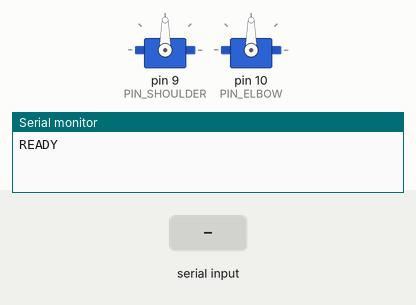
Recording of a sketch running on a simulated Arduino Uno, built with avr-gcc and run on an emulated ATmega328P. Parts: 2 × servo, the last lines printed to the serial monitor. The inputs (shaded band) are chosen by the test bench.

Above: at 1.2 s.
1.3 s: "S90,E45\n" received over Serial
At 2.0 s:
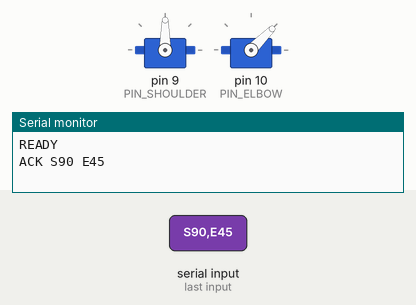
Timing chart, 0 to 4.3 s (numbered marks = the images above; inputs shaded):
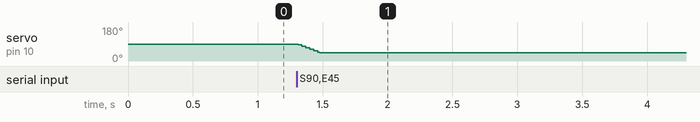

Measured:
- after the input at 1.3 s, servo on pin 10 (PIN_ELBOW): 90° → 45° at once

The sketch:

fw_v1_two_servo.ino
```cpp
/*
 * arm_servo_receiver.ino — 시리얼 각도 수신 → 서보 2개 구동
 * ----------------------------------------------------------
 * 프로토콜: "S<어깨각>,E<팔꿈치각>\n"   예) S95,E60   (0~180 정수)
 *
 * 배선 (실물 조립 시):
 *   어깨 서보 신호 → D9, 팔꿈치 서보 신호 → D10
 *   서보 V+ → 외부 전원(AA×4, 6V), 서보 GND → 배터리(-)와 아두이노 GND 공통
 *   ※ 서보 전원을 아두이노 5V 핀에서 뽑지 말 것 (브라운아웃 리셋)
 *   전원단에 1000uF 캐패시터 병렬
 *
 * Wokwi 테스트: diagram.json을 같이 붙여넣고
 *   시리얼 모니터에 S90,E45 입력 → 서보가 도는지 확인
 */
#include <Servo.h>

#define DEBUG_ECHO 1          // 1: 수신값 ACK 출력 (운용 시 0으로)

const int PIN_SHOULDER = 9;
const int PIN_ELBOW    = 10;
const unsigned long STEP_MS = 15;  // 슬루 갱신 주기
const int MAX_STEP_DEG = 4;        // 주기당 최대 이동각 → 약 266도/초 상한

Servo servoS, servoE;
int targetS = 90, targetE = 90;    // 목표각 (수신값)
int curS = 90, curE = 90;          // 현재각 (슬루 적용)
unsigned long lastStep = 0;

char buf[32];
byte idx = 0;

void handleLine(char *line) {
  int s, e;
  if (sscanf(line, "S%d,E%d", &s, &e) == 2) {
    targetS = constrain(s, 0, 180);
    targetE = constrain(e, 0, 180);
#if DEBUG_ECHO
    Serial.print("ACK S"); Serial.print(targetS);
    Serial.print(" E");    Serial.println(targetE);
#endif
  }
  // 형식이 안 맞으면 조용히 무시 (노이즈 내성)
}

void setup() {
  Serial.begin(115200);
  servoS.attach(PIN_SHOULDER);
  servoE.attach(PIN_ELBOW);
  servoS.write(curS);
  servoE.write(curE);
  Serial.println("READY");
}

void loop() {
  // 1) 시리얼 라인 수신
  while (Serial.available()) {
    char c = Serial.read();
    if (c == '\n' || c == '\r') {
      if (idx > 0) { buf[idx] = '\0'; handleLine(buf); idx = 0; }
    } else if (idx < sizeof(buf) - 1) {
      buf[idx++] = c;
    } else {
      idx = 0;  // 너무 긴 라인 → 버림
    }
  }

  // 2) 슬루 리미터: 목표각으로 천천히 수렴 (패킷 점프로부터 서보 보호)
  unsigned long now = millis();
  if (now - lastStep >= STEP_MS) {
    lastStep = now;
    curS += constrain(targetS - curS, -MAX_STEP_DEG, MAX_STEP_DEG);
    curE += constrain(targetE - curE, -MAX_STEP_DEG, MAX_STEP_DEG);
    servoS.write(curS);
    servoE.write(curE);
  }
  // 통신이 끊기면 마지막 목표각 유지 (페일세이프 = 홀드)
}
```
